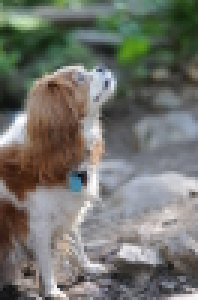
#> input picture ImageQuantization/Lola_s_s.jpg, 66 x 100 px (shown 3 times larger)
$ python imQuant.py   (Python 2 division)
#> lines starting #> are read from the running program, lines starting #| are printed output that depends on the picture; long printed decimals are rounded
from imageio import imread
import matplotlib.pyplot as plt
import numpy as np

# I crashed this afternoon and didn't have any time to
# implement a sampling version, this uses the potentially
# degenerate [0,0,0], [0,0,255], ... base means

def distance(x,y):
    dist = 0
    for xVal, yVal in zip(x,y):
        dist += (xVal - yVal)**2
    return np.sqrt(dist)
def computeDists(image, means):
    rows = image.shape[0]
    cols = image.shape[1]
    numMeans = len(means)
    distMat = np.zeros((rows, cols, numMeans))
    for row in range(rows):
        for col in range(cols):
            for i in range(numMeans):
                distMat[row][col][i] = distance(image[row][col], means[i])
    return distMat

def assignClasses(image, means, init, dists=None):
    rows = image.shape[0]
    cols = image.shape[1]
    numMeans = means.shape[0]
    if init:
        # Assign classes randomly
        dists = computeDists(image, [[0,0,0],[0,0,255],[0,255,0],[255,0,0],[255,255,0],[255,0,255],[0,255,255], [255,255,255]])
        #Z = np.random.randint(0,numMeans,size = (rows,cols))
        #return Z
    #else:
    Z = np.zeros((rows, cols),dtype=int)
    for row in range(rows):
        for col in range(cols):
            Z[row][col] = int(np.argmin(dists[row][col]))
    return Z

def computeMeans(image, classes, numMeans):
    means = np.zeros((numMeans,3))
    freqs = np.zeros(numMeans)
    rows = image.shape[0]
    cols = image.shape[1]
    for row in range(rows):
        for col in range(cols):
            classVal = classes[row][col]
            means[classVal] += image[row][col]
            freqs[classVal] +=1
    for i in range(numMeans):
        means[i] *= 1.0/freqs[i]
    print means
    print
    return means

def kMeans(image, numMeans, numIterations, init = True, classes = None, means = None):
    rows = image.shape[0]
    cols = image.shape[1]
    if numIterations == 0:
        for row in range(rows):
            for col in range(cols):
                image[row][col] = means[classes[row][col]]
        return image
    elif init:
        means = np.zeros((numMeans, 3))
        classes = assignClasses(image, means, init)
        means = computeMeans(image, classes, numMeans)
        return kMeans(image, numMeans, numIterations-1, False, classes, means)
    else:
        dists = computeDists(image,means)
        classes = assignClasses(image, means, init, dists)
        means = computeMeans(image, classes, numMeans)
        return kMeans(image, numMeans, numIterations-1, False, classes, means)


im = imread('Lola_s_s.jpg')
#> im is the input picture: shape (100, 66, 3); mean R, G, B 114.6, 115.4, 109

plt.imshow(im)
plt.show()
im2 = kMeans(im, 8, 5)
#> after the loop in assignClasses, `for row in range(rows):`:
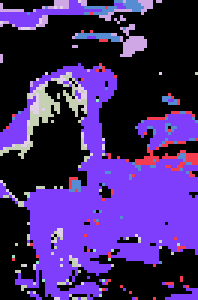
#> Z: shape (100, 66) int64 (shown 3 times larger); 8 distinct labels, from 0 to 7; one colour per label, 0 black
#| [[ 76.831   78.036  67.014]
#|  [117.877 123.212 132.171]
#|  [ 99.423 136.403  89.141 ]
#|  [136.773 114.412 101.352]
#|  [149.935 135.914 119.452 ]
#|  [132.         125.833 133.25      ]
#|  [117.26       134.327 139.467]
#|  [167.528 166.729 169.077]]
#> call 2 of assignClasses, with means = array of shape (8, 3), init = False, dists = array of shape (100, 66, 8)
#> after the loop in assignClasses (call 2), `for row in range(rows):`:
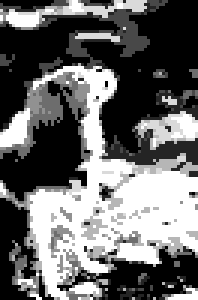
#> Z: shape (100, 66) int64 (shown 3 times larger); min 0, max 7, mean 2.93; drawn with min black and max white
#| [[ 68.376   68.749  56.160]
#|  [112.428 117.411 122.157]
#|  [ 90.970 120.090  89.108]
#|  [123.808 106.200  96.214]
#|  [152.049 140.360 129.644]
#|  [136.176 135.502 139.577]
#|  [123.529 139.189 143.498 ]
#|  [176.971 176.141 178.548]]
#> call 3 of assignClasses, with means = array of shape (8, 3), init = False, dists = array of shape (100, 66, 8)
#> after the loop in assignClasses (call 3), `for row in range(rows):`:
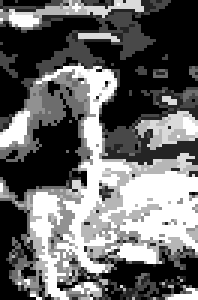
#> Z: shape (100, 66) int64 (shown 3 times larger); min 0, max 7, mean 2.92; drawn with min black and max white
#| [[ 64.031   63.773  50.462]
#|  [112.628 118.385 120.185]
#|  [ 86.377 105.253  86.273]
#|  [120.126 101.033   90.028]
#|  [155.238 145.970 137.650]
#|  [140.027 140.979 145.837]
#|  [123.060 137.733 143.175 ]
#|  [183.172 182.325 185.046]]
#> call 4 of assignClasses, with means = array of shape (8, 3), init = False, dists = array of shape (100, 66, 8)
#> after the loop in assignClasses (call 4), `for row in range(rows):`:
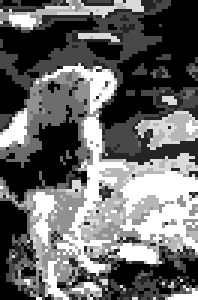
#> Z: shape (100, 66) int64 (shown 3 times larger); min 0, max 7, mean 2.9; drawn with min black and max white
#| [[ 60.807  60.397  46.595 ]
#|  [113.758 118.844 117.992]
#|  [ 83.640   98.165  83.110]
#|  [119.851  97.44        84.14      ]
#|  [158.633 151.394 146.436]
#|  [143.015 145.526 151.182]
#|  [123.715 133.389 137.806 ]
#|  [188.560  187.749 190.576]]
#> after the loop in assignClasses (call 5), `for row in range(rows):`:
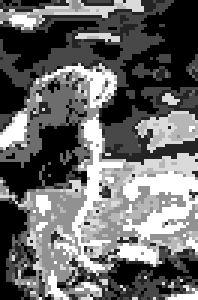
#> Z: shape (100, 66) int64 (shown 3 times larger); min 0, max 7, mean 2.91; drawn with min black and max white
#| [[ 58.852  58.284  44.276]
#|  [113.808 117.457 114.119]
#|  [ 81.487  94.466  80.127]
#|  [117.816  93.027  78.509]
#|  [161.323 157.052 155.759]
#|  [143.735 147.044 153.176]
#|  [127.568 132.334 134.821]
#|  [195.072 193.954 196.092]]
#> after the loop in kMeans (call 6), `for row in range(rows):`:
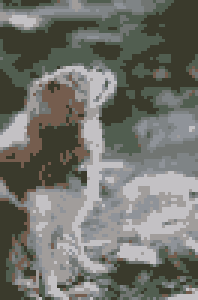
#> image: shape (100, 66, 3) (shown 3 times larger); mean R, G, B 114.1, 115, 108.7
plt.imshow(im2)
plt.show()
